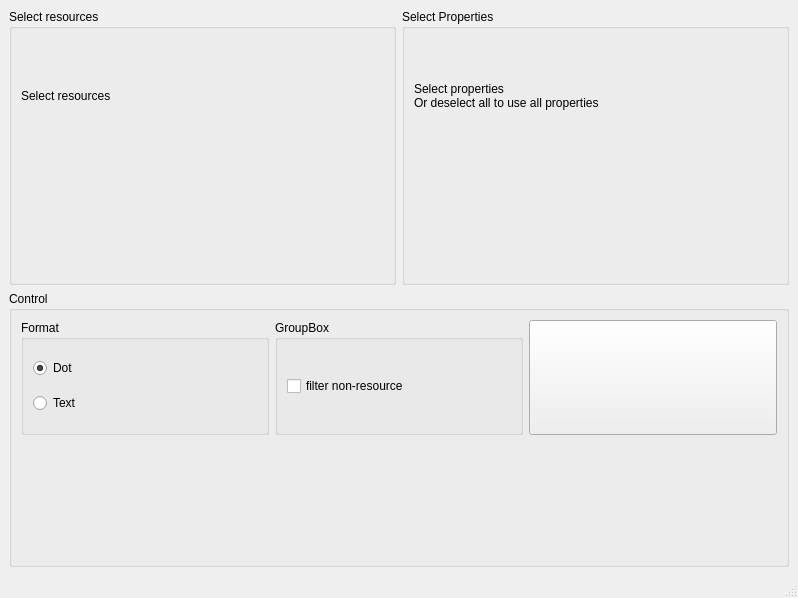
<?xml version="1.0" encoding="UTF-8"?>
<ui version="4.0">
 <class>MainWindow</class>
 <widget class="QMainWindow" name="MainWindow">
  <property name="geometry">
   <rect>
    <x>0</x>
    <y>0</y>
    <width>798</width>
    <height>598</height>
   </rect>
  </property>
  <property name="windowTitle">
   <string>MainWindow</string>
  </property>
  <widget class="QWidget" name="centralwidget">
   <layout class="QGridLayout" name="gridLayout">
    <item row="0" column="0">
     <widget class="QGroupBox" name="groupBox">
      <property name="title">
       <string>Select resources</string>
      </property>
      <layout class="QVBoxLayout" name="verticalLayout">
       <item>
        <widget class="QLabel" name="label_2">
         <property name="text">
          <string>Select resources</string>
         </property>
        </widget>
       </item>
       <item>
        <widget class="Nepomuk::Utils::SearchWidget" name="resourcesSelectWidget" native="true"/>
       </item>
      </layout>
     </widget>
    </item>
    <item row="0" column="1">
     <widget class="QGroupBox" name="groupBox_2">
      <property name="title">
       <string>Select Properties</string>
      </property>
      <layout class="QVBoxLayout" name="verticalLayout_2">
       <item>
        <widget class="QLabel" name="label">
         <property name="text">
          <string>Select properties
Or deselect all to use all properties</string>
         </property>
        </widget>
       </item>
       <item>
        <widget class="Nepomuk::Utils::SearchWidget" name="propertiesSelectWidget" native="true"/>
       </item>
      </layout>
     </widget>
    </item>
    <item row="1" column="0" colspan="2">
     <widget class="QGroupBox" name="groupBox_3">
      <property name="title">
       <string>Control</string>
      </property>
      <layout class="QGridLayout" name="gridLayout_2">
       <item row="0" column="0">
        <widget class="QGroupBox" name="groupBox_4">
         <property name="title">
          <string>Format</string>
         </property>
         <layout class="QVBoxLayout" name="verticalLayout_3">
          <item>
           <widget class="QRadioButton" name="dotRadioButton">
            <property name="text">
             <string>Dot</string>
            </property>
            <property name="checked">
             <bool>true</bool>
            </property>
           </widget>
          </item>
          <item>
           <widget class="QRadioButton" name="textRadioButton">
            <property name="text">
             <string>Text</string>
            </property>
           </widget>
          </item>
         </layout>
        </widget>
       </item>
       <item row="0" column="1">
        <widget class="QGroupBox" name="groupBox_5">
         <property name="title">
          <string>GroupBox</string>
         </property>
         <layout class="QVBoxLayout" name="verticalLayout_4">
          <item>
           <widget class="QCheckBox" name="nonresourceFilterCheckBox">
            <property name="text">
             <string>filter non-resource</string>
            </property>
           </widget>
          </item>
         </layout>
        </widget>
       </item>
       <item row="0" column="3">
        <widget class="KPushButton" name="applybutton">
         <property name="sizePolicy">
          <sizepolicy hsizetype="Minimum" vsizetype="Preferred">
           <horstretch>0</horstretch>
           <verstretch>0</verstretch>
          </sizepolicy>
         </property>
        </widget>
       </item>
       <item row="1" column="0" colspan="2">
        <widget class="KUrlRequester" name="resultFileRequester"/>
       </item>
      </layout>
     </widget>
    </item>
   </layout>
  </widget>
  <widget class="QMenuBar" name="menubar">
   <property name="geometry">
    <rect>
     <x>0</x>
     <y>0</y>
     <width>798</width>
     <height>23</height>
    </rect>
   </property>
  </widget>
  <widget class="QStatusBar" name="statusbar"/>
 </widget>
 <customwidgets>
  <customwidget>
   <class>KUrlRequester</class>
   <extends>QFrame</extends>
   <header>kurlrequester.h</header>
  </customwidget>
  <customwidget>
   <class>KPushButton</class>
   <extends>QPushButton</extends>
   <header>kpushbutton.h</header>
  </customwidget>
  <customwidget>
   <class>Nepomuk::Utils::SearchWidget</class>
   <extends>QWidget</extends>
   <header location="global">nepomuk/searchwidget.h</header>
  </customwidget>
 </customwidgets>
 <resources/>
 <connections/>
</ui>
